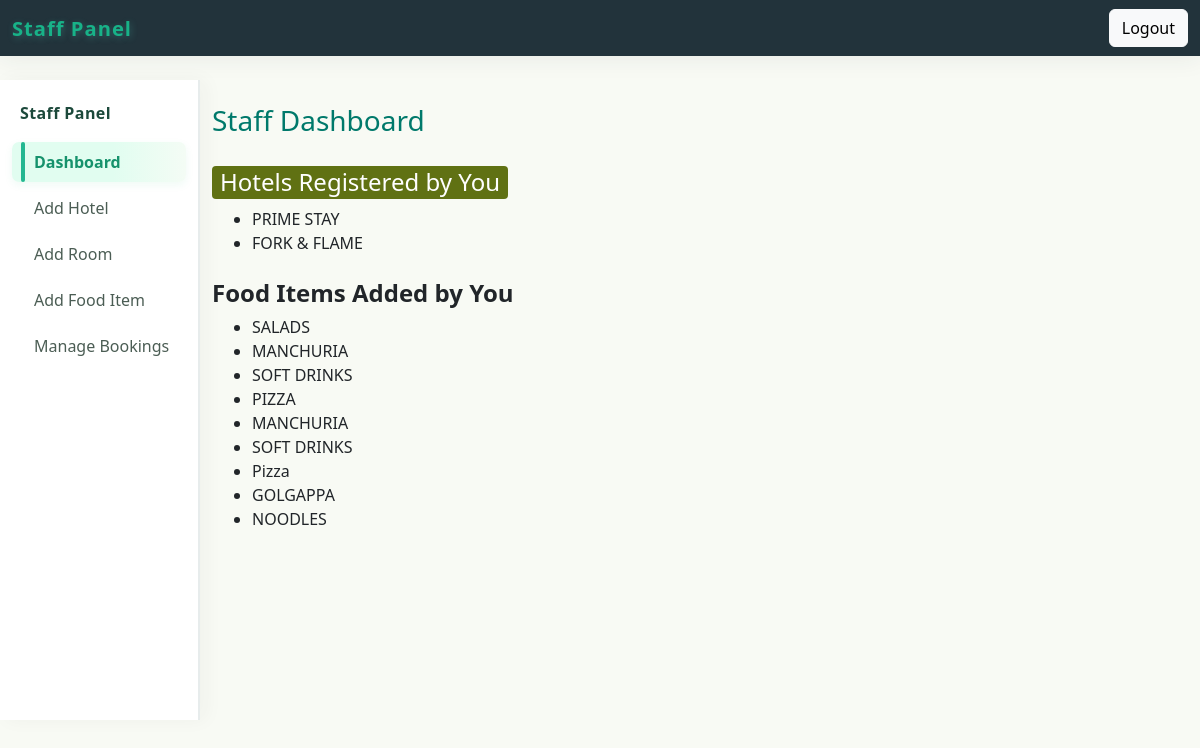
/staff/dashboard (signed in), run on the app's committed database.
### tables this page shows
CREATE TABLE hotels (
            id INTEGER PRIMARY KEY,
            staff_id INTEGER,
            hotel_name TEXT,
            address TEXT,
            number_of_rooms INTEGER,
            food_options TEXT,
            phone_number TEXT,
            staff_email TEXT,
            hotel_image_path TEXT,  -- Add this line to store the image filename or path
            FOREIGN KEY(staff_id) REFERENCES users(id)
        );

CREATE TABLE food_items (
            id INTEGER PRIMARY KEY,
            hotel_id INTEGER,
            food_name TEXT,
            price REAL,
            image_path TEXT,
            FOREIGN KEY(hotel_id) REFERENCES hotels(id)
        );

### app.py (the view)
@app.route('/staff/dashboard', methods=['GET', 'POST'])
def staff_dashboard():
    if session.get('role') != 'staff':
        return redirect(url_for('signin'))
    db = get_db()
    hotels = db.execute("SELECT * FROM hotels WHERE staff_id=?", (session['user_id'],)).fetchall()
    food_items = db.execute("""
        SELECT fi.* FROM food_items fi
        JOIN hotels h ON fi.hotel_id = h.id
        WHERE h.staff_id=?
    """, (session['user_id'],)).fetchall()
    return render_template('staff_dashboard.html', name=session['name'], hotels=hotels, food_items=food_items)

### app.py (called while the page is built)
def get_db():
    conn = sqlite3.connect(DATABASE)
    conn.row_factory = sqlite3.Row
    return conn

### templates/staff_dashboard.html (shortened to what this page needs)
{% extends "staff_base.html" %}
{% set page = 'dashboard' %}
{% block content %}
    <h2 style="color:#00796b; font-size:28px; margin-bottom:28px;">Staff Dashboard</h2>
    <div>
        <h4 style="background:#607113; color:white; padding:2px 8px; display:inline-block; border-radius:4px;">Hotels Registered by You</h4>
        <div style="margin-left:8px;">
            {% if hotels and hotels|length > 0 %}
                <ul>
                {% for hotel in hotels %}
                    <li>{{ hotel.hotel_name }}</li>
                {% endfor %}
                </ul>
            {% else %}
                <p style="color:#444;">No hotels found.</p>
            {% endif %}
        </div>
    </div>
    <div class="mt-4">
        <h4 style="font-weight:600;">Food Items Added by You</h4>
        <div style="margin-left:8px;">
            {% if food_items and food_items|length > 0 %}
                <ul>
                {% for food in food_items %}
                    <li>{{ food.food_name }}</li>
                {% endfor %}
                </ul>
            {% else %}
                <p style="color:#444;">No food items found.</p>
            {% endif %}
        </div>
    </div>
{% endblock %}

### templates/staff_base.html (style rules this page uses)
body { background: #f8faf4; }

### data on the page
hotels: hotel_name "PRIME STAY"
hotels: hotel_name "FORK & FLAME"
food_items: food_name "SALADS"
food_items: food_name "MANCHURIA"
food_items: food_name "SOFT DRINKS"
food_items: food_name "PIZZA"
food_items: food_name "MANCHURIA"
food_items: food_name "SOFT DRINKS"
food_items: food_name "Pizza"
food_items: food_name "GOLGAPPA"
food_items: food_name "NOODLES"
